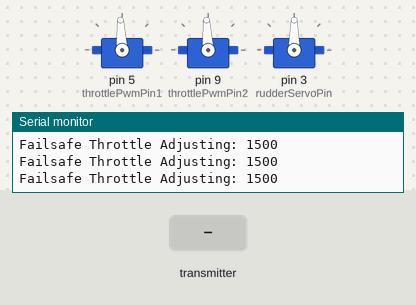
This sketch was run on a simulated Arduino Mega 2560, built with avr-gcc and run on an emulated ATmega2560. On the bench: 3 × servo, the last lines printed to the serial monitor. The test bench sets the inputs (shaded band). No radio packets arrive unless stated.

Above: at 1.2 s.
1.3 s: the transmitter starts sending rudder = 0
At 3.19 s:
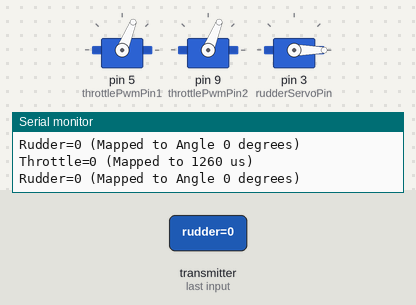
4.3 s: the transmitter starts sending rudder = 64
At 5.5 s:
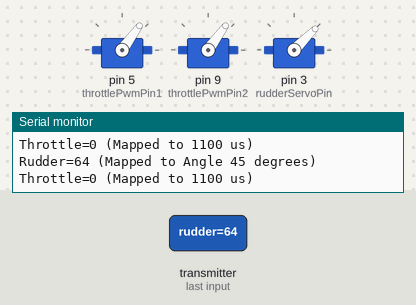
5.8 s: the transmitter starts sending throttle = 64
At 8.4 s:
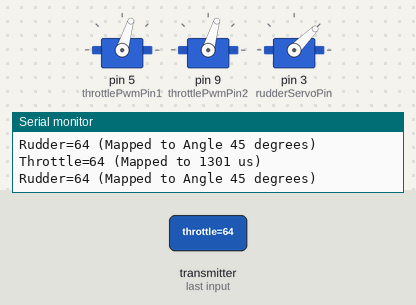
8.8 s: the transmitter starts sending throttle = 128
At 11.5 s:
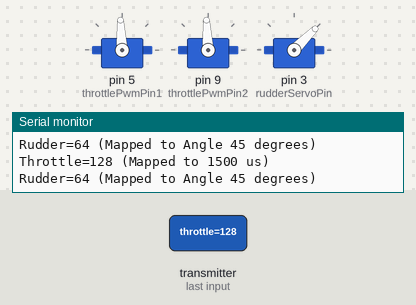
11.8 s: the transmitter starts sending rudder = 255
At 12.7 s:
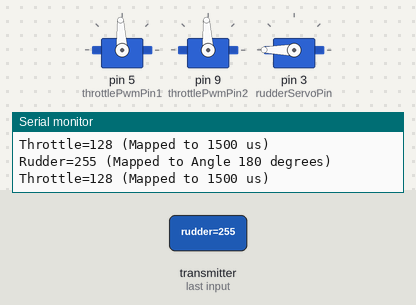
13.3 s: the transmitter starts sending throttle = 0
At 17.1 s:
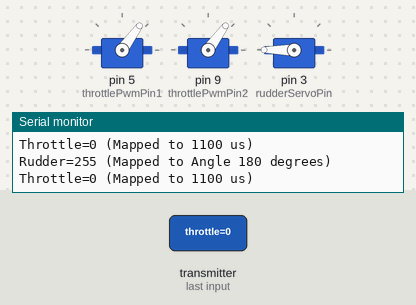
Timing chart, 0 to 17.3 s (numbered marks = the images above; inputs shaded):
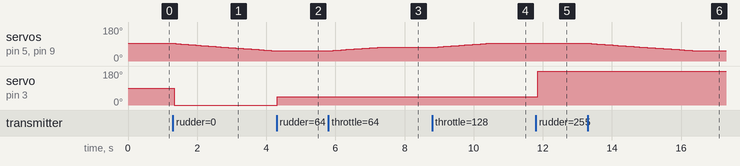

Measured:
- after the input at 1.3 s, servo on pin 5 (throttlePwmPin1), servo on pin 9 (throttlePwmPin2): moves from 93° to 54° over 2.8 s, starting after 0.08 s; servo on pin 3 (rudderServoPin): 90° → 0° at once
- after the input at 4.3 s, servo on pin 3 (rudderServoPin): 0° → 45° at once
- after the input at 5.8 s, servo on pin 5 (throttlePwmPin1), servo on pin 9 (throttlePwmPin2): moves from 54° to 73° over 1.4 s, starting after 0.06 s
- after the input at 8.8 s, servo on pin 5 (throttlePwmPin1), servo on pin 9 (throttlePwmPin2): moves from 73° to 93° over 1.5 s, starting after 0.10 s
- after the input at 11.8 s, servo on pin 3 (rudderServoPin): 45° → 180° after 0.06 s
- after the input at 13.3 s, servo on pin 5 (throttlePwmPin1), servo on pin 9 (throttlePwmPin2): moves from 93° to 54° over 3.0 s, starting after 0.10 s

The sketch:

MEGA_RX_FAILSAFE_3_18_20245.ino
```cpp
#include <SPI.h>
#include <RF24.h>
#include <Servo.h>

// ARDUINO MEGA RX CODE 2/24/2025
// DESIGNED BY CANNON SHIELDS

// NRF24L01 setup
RF24 radio(7, 8); // CE = Pin 7, CSN = Pin 8
const uint64_t pipe = 0xF0F0F0F0E1LL; // Communication pipe address

// Servo setup
Servo rudderServo;
const int rudderServoPin = 3; // Rudder servo on pin 3

Servo throttleESC1;
Servo throttleESC2;
const int throttlePwmPin1 = 5; // ESC PWM output 1
const int throttlePwmPin2 = 9; // ESC PWM output 2

// Data structure to hold received values
struct ControlData {
    uint8_t rudder;         // 0-255 mapped value
    uint8_t throttle;       // 0-255 mapped value
    uint8_t throttleMode;   // 0-4 (Throttle limit mode)
} __attribute__((packed));

ControlData data;
int lastThrottlePwm = 1500; // Start at neutral (1500 µs)
unsigned long lastPacketTime = 0; // Last received packet time
const unsigned long failsafeTimeout = 500; // 500ms timeout before failsafe
bool failsafeActive = false;

void setup() {
    Serial.begin(9600);

    // Initialize NRF24L01
    Serial.println("Initializing Receiver...");
    if (!radio.begin()) {
        Serial.println("RF24 initialization failed!");
        while (1);
    }
    radio.openReadingPipe(1, pipe);
    radio.setPALevel(RF24_PA_LOW);
    radio.setDataRate(RF24_250KBPS);
    radio.startListening();

    // Initialize servos
    throttleESC1.attach(throttlePwmPin1);
    throttleESC2.attach(throttlePwmPin2);
    rudderServo.attach(rudderServoPin);

    // Set throttle to neutral at startup
    throttleESC1.writeMicroseconds(1500);
    throttleESC2.writeMicroseconds(1500);
}

void loop() {
    if (radio.available()) {
        // Clear data before receiving
        memset(&data, 0, sizeof(data));

        // Read data
        radio.read(&data, sizeof(data));

        // Update last packet time
        lastPacketTime = millis();
        failsafeActive = false;

        // Convert rudder from 0-255 to angle (0-180 degrees)
        int rudderAngle = map(data.rudder, 0, 255, 0, 180);
        rudderServo.write(rudderAngle);

        // Debugging Rudder Output
        Serial.print("Rudder=");
        Serial.print(data.rudder);
        Serial.print(" (Mapped to Angle ");
        Serial.print(rudderAngle);
        Serial.println(" degrees)");

        // **Fixed Throttle Mapping:**
        // - 0 (Full Reverse) -> 1100 µs
        // - 127-128 (Neutral) -> 1500 µs
        // - 255 (Full Forward) -> 2000 µs
        int throttlePwmSignal;
        if (data.throttle <= 127) {
            // Map lower half (Reverse)
            throttlePwmSignal = map(data.throttle, 0, 127, 1100, 1500);
        } else {
            // Map upper half (Forward)
            throttlePwmSignal = map(data.throttle, 128, 255, 1500, 2000);
        }

        // Ensure PWM stays within valid range
        throttlePwmSignal = constrain(throttlePwmSignal, 1100, 2000);

        // Smooth throttle changes to avoid sudden jumps
        if (abs(throttlePwmSignal - lastThrottlePwm) > 10) {
            lastThrottlePwm += (throttlePwmSignal > lastThrottlePwm) ? 10 : -10;
        } else {
            lastThrottlePwm = throttlePwmSignal;
        }

        // Apply PWM to both ESC outputs
        throttleESC1.writeMicroseconds(lastThrottlePwm);
        throttleESC2.writeMicroseconds(lastThrottlePwm);

        // Debugging Throttle Output
        Serial.print("Throttle=");
        Serial.print(data.throttle);
        Serial.print(" (Mapped to ");
        Serial.print(lastThrottlePwm);
        Serial.println(" us)");
    } else {
        // Check if we've lost packets for more than the timeout period
        if (millis() - lastPacketTime > failsafeTimeout) {
            if (!failsafeActive) {
                Serial.println("Failsafe activated! Gradually reducing throttle to neutral.");
                failsafeActive = true;
            }

            // Gradually decrease throttle to neutral (1500 µs)
            if (lastThrottlePwm > 1500) {
                lastThrottlePwm -= 5; // Reduce gradually
                if (lastThrottlePwm < 1500) lastThrottlePwm = 1500;
            } else if (lastThrottlePwm < 1500) {
                lastThrottlePwm += 5; // Bring it up to neutral if it's below
                if (lastThrottlePwm > 1500) lastThrottlePwm = 1500;
            }

            // Apply failsafe throttle
            throttleESC1.writeMicroseconds(lastThrottlePwm);
            throttleESC2.writeMicroseconds(lastThrottlePwm);

            // Debugging Failsafe
            Serial.print("Failsafe Throttle Adjusting: ");
            Serial.println(lastThrottlePwm);
        }
    }
}
```
